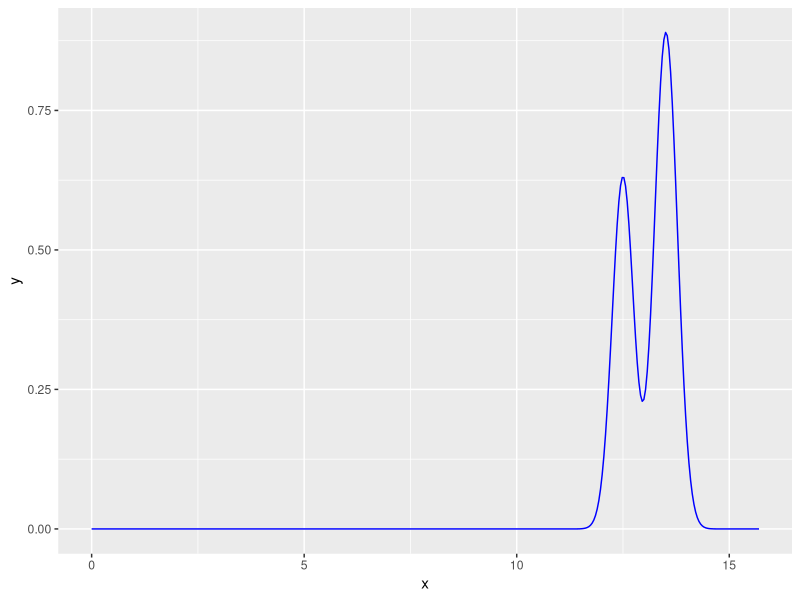
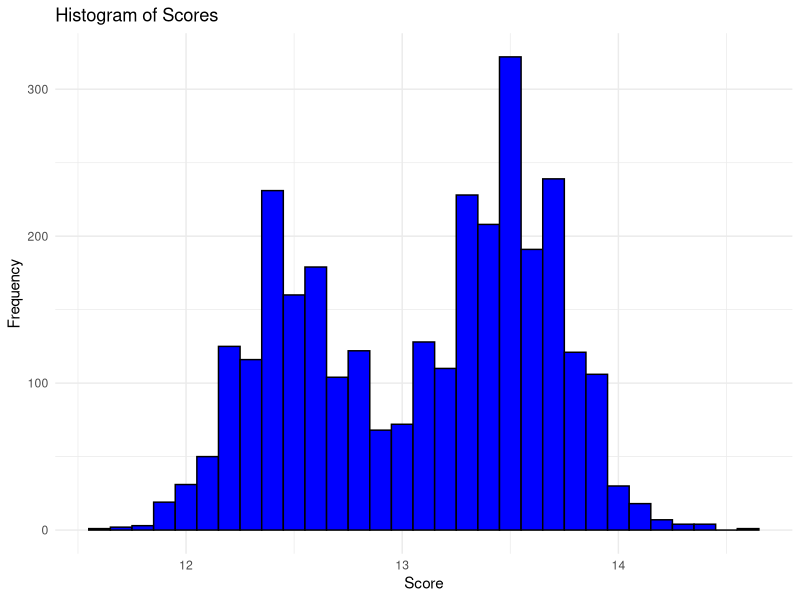

Here is the R script that generated these plots, in order: (Note: a time limit stopped this script after it produced the figures.)
## ---- chunk 1
knitr::opts_chunk$set(echo = TRUE)
## ---- chunk 2
library(tidyverse)
library(data.table)
library(ggplot2)
library(purrr)
library(dplyr)
## ---- chunk 3
## Re-arranged data
data_women_scores_2022_to_2023 <- read.csv("cleaned data/restricted_women_2023.csv") %>% 
  select(Country, FullName, Apparatus, Score) %>% 
  # first, making c(VT, VT1, VT2) all just VT, since they're all the same apparatus, just named different at different competitions
  mutate(Apparatus = ifelse(Apparatus %in% c("VT1", "VT2"), "VT", Apparatus))  %>%
  filter(!is.na(Score) & Score != 0) #dropping all NAs -- ask the team: should we also drop zeros? -> emily said yeah 11.13.2023 7 21pm


# this is the data that will feed into the algo
data_ready_for_algo <- data_women_scores_2022_to_2023 %>%
  group_by(Country, FullName, Apparatus) %>%
  summarise(Scores = list(Score), .groups = 'drop')




## Global Fixed Integers
minBBScoreIn_data_women_scores_2022_to_2023 <- min(data_women_scores_2022_to_2023$Score[data_women_scores_2022_to_2023$Apparatus == "BB"], na.rm = TRUE)
maxBBScoreIn_data_women_scores_2022_to_2023 <- max(data_women_scores_2022_to_2023$Score[data_women_scores_2022_to_2023$Apparatus == "BB"], na.rm = TRUE)

minFXScoreIn_data_women_scores_2022_to_2023 <- min(data_women_scores_2022_to_2023$Score[data_women_scores_2022_to_2023$Apparatus == "FX"], na.rm = TRUE)
maxFXScoreIn_data_women_scores_2022_to_2023 <- max(data_women_scores_2022_to_2023$Score[data_women_scores_2022_to_2023$Apparatus == "FX"], na.rm = TRUE)

minUBScoreIn_data_women_scores_2022_to_2023 <- min(data_women_scores_2022_to_2023$Score[data_women_scores_2022_to_2023$Apparatus == "UB"], na.rm = TRUE)
maxUBScoreIn_data_women_scores_2022_to_2023 <- max(data_women_scores_2022_to_2023$Score[data_women_scores_2022_to_2023$Apparatus == "UB"], na.rm = TRUE)

minVTScoreIn_data_women_scores_2022_to_2023 <- min(data_women_scores_2022_to_2023$Score[data_women_scores_2022_to_2023$Apparatus == "VT"], na.rm = TRUE)
maxVTScoreIn_data_women_scores_2022_to_2023 <- max(data_women_scores_2022_to_2023$Score[data_women_scores_2022_to_2023$Apparatus == "VT"], na.rm = TRUE)


## 2D Table of Global Fixed Integers
minAndMaxScores2DTable <- list(
    BB = list(
        min = minBBScoreIn_data_women_scores_2022_to_2023,
        max = maxBBScoreIn_data_women_scores_2022_to_2023
    ),
    FX = list(
        min = minFXScoreIn_data_women_scores_2022_to_2023,
        max = maxFXScoreIn_data_women_scores_2022_to_2023
    ),
    UB = list(
        min = minUBScoreIn_data_women_scores_2022_to_2023,
        max = maxUBScoreIn_data_women_scores_2022_to_2023
    ),
    VT = list(
        min = minVTScoreIn_data_women_scores_2022_to_2023,
        max = maxVTScoreIn_data_women_scores_2022_to_2023
    )
)


## TO BE FED INTO runOlympicsNTimes
allWomenBBParticipants <- data_ready_for_algo %>%
  select(Country, FullName, Apparatus) %>%
  unique() %>% 
  filter(Apparatus == "BB")

allWomenUBParticipants <- data_ready_for_algo %>%
  select(Country, FullName, Apparatus) %>%
  unique() %>% 
  filter(Apparatus == "UB")

allWomenFXParticipants <- data_ready_for_algo %>%
  select(Country, FullName, Apparatus) %>%
  unique() %>% 
  filter(Apparatus == "FX")

allWomenVTParticipants <- data_ready_for_algo %>%
  select(Country, FullName, Apparatus) %>%
  unique() %>% 
  filter(Apparatus == "VT")

allWomenBBParticipants <- allWomenBBParticipants %>%
  mutate(SimulationResults = lapply(seq_along(FullName), function(x) list()))

allWomenUBParticipants <- allWomenUBParticipants %>%
  mutate(SimulationResults = lapply(seq_along(FullName), function(x) list()))

allWomenFXParticipants <- allWomenFXParticipants %>%
  mutate(SimulationResults = lapply(seq_along(FullName), function(x) list()))

allWomenVTParticipants <- allWomenVTParticipants %>%
  mutate(SimulationResults = lapply(seq_along(FullName), function(x) list()))
## ---- chunk 4
# sanity checking the 2D Table
# minAndMaxScores2DTable$BB$min
## ---- chunk 5
# Helper Function: createProperDataframe
# inputs are: "country code", "Athlete Name", "Apparatus (the two letters, like FX")
# output is a dataframe that is suitable for going in as input into the next step, aka creating estimated kernel densities

createProperDataframe = function(countryCode, athleteName, apparatusInitials){
  dataframeToReturn <- data_ready_for_algo %>% 
    filter(Country == countryCode, FullName == athleteName, Apparatus == apparatusInitials) %>% 
    select(Scores) %>% 
    unnest(Scores) %>% 
    unlist()
  
  apparatus <- apparatusInitials
  
  return(list(dataframeToReturn, apparatus))
}
## ---- chunk 6
# sanity checking function: createProperDataframe
#a = createProperDataframe(countryCode = "AUS", athleteName = "BROWN GEORGIA", apparatusInitials = "FX")
#a

#print(a[[1]])

#a[[2]]

#class(a[[1]]) --> should be "numeric"
#class(a[[2]])

#a[[1]]
## ---- chunk 7
# Helper Function: estimateKernelDensity

# coming up with an estimate kernel density based on the inputs that are:
# 1. output of createProperDataframe = list(properDataframeCreatedForAthleteAndApparatusCombination, apparatus)
# 2. bandwidthValue (the bigger, the "smoother")

# output:
# dataframe of x and y coordinates --> coordinates of the estimated density function

estimateKernelDensity <- function(outputOfCreateProperDataframe, bandwidthValue){
  library(KernSmooth)
  apparatusOfInterestHere = outputOfCreateProperDataframe[[2]]
  kernelLowerLimit = min(minAndMaxScores2DTable$apparatusOfInterestHere$min - 2, 0)
  kernelUpperLimit = max(minAndMaxScores2DTable$apparatusOfInterestHere$max + 2, 15.7)
  
  
  almostToReturn <- bkde(x = outputOfCreateProperDataframe[[1]], kernel = "normal", canonical = FALSE, bandwidth = bandwidthValue, gridsize = 401L, range.x = c(kernelLowerLimit, kernelUpperLimit), truncate = TRUE)
  #range.x = c(kernelLowerLimit, kernelUpperLimit)
  dataframeToReturn <- data.frame(
    x = almostToReturn$x, 
    y = almostToReturn$y
  )
  
  return(dataframeToReturn)
}

## ---- chunk 8
# sanity checking function: estimateKernelDensity
#b = estimateKernelDensity(createProperDataframe(countryCode = "AUS", athleteName = "BROWN GEORGIA", apparatusInitials = "UB"), 0.25)
#b
#class(b)


ggplot() +
  geom_line(data = estimateKernelDensity(createProperDataframe(countryCode = "AUS", athleteName = "BROWN GEORGIA", apparatusInitials = "UB"), 0.25), aes(x, y), color = "blue")
## ---- chunk 9
createCDFfromKDEandDrawONEscore <- function(dataframeReturnedByestimateKernelDensity){
  # Create a CDF from the KDE
  kde_y_cumsum <- cumsum(dataframeReturnedByestimateKernelDensity$y)
  cdf <- kde_y_cumsum / max(kde_y_cumsum)
  
  
  u <- runif(1)  # Generate uniform random number
  sampled_value <- dataframeReturnedByestimateKernelDensity$x[which.min(abs(cdf - u))]
  
  return(sampled_value)
  
  
}
## ---- chunk 10
# sanity checking function: createCDFfromKDEandDrawONEscore
c = createCDFfromKDEandDrawONEscore(estimateKernelDensity(createProperDataframe(countryCode = "AUS", athleteName = "BROWN GEORGIA", apparatusInitials = "UB"), 0.25))
c
class(c)

emptyList <- vector("list", 3000)

for (i in 1:3000) {
  toAdd <- createCDFfromKDEandDrawONEscore(estimateKernelDensity(createProperDataframe(countryCode = "AUS", athleteName = "BROWN GEORGIA", apparatusInitials = "UB"), 0.25))
  emptyList[[i]] <- toAdd
}

emptyListDF <- data.frame(values = unlist(emptyList))

# Creating a histogram with ggplot2
ggplot(emptyListDF, aes(x = values)) +
  geom_histogram(binwidth = 0.1, fill = "blue", color = "black") +
  theme_minimal() +
  labs(title = "Histogram of Scores", x = "Score", y = "Frequency")
## ---- chunk 11
class(allWomenBBParticipants[1, ])

allWomenBBParticipants[1, ]

allWomenBBParticipants[1, ]$Country
allWomenBBParticipants[1, ]$FullName
allWomenBBParticipants[1, ]$Apparatus

class(allWomenBBParticipants[1, ]$Country)
class(allWomenBBParticipants[1, ]$FullName)
class(allWomenBBParticipants[1, ]$Apparatus)


row1 <- allWomenBBParticipants[1, ]$SimulationResults
## ---- chunk 12
# sanity checking inner loop in runOlympicsNTimes

#row1 <- allWomenBBParticipants[1, ]
#    emptyList1 <- vector("list", 1000)
#    for (i in 1:1000) {
#      toAdd <- createCDFfromKDEandDrawONEscore(estimateKernelDensity(createProperDataframe(countryCode = row1$Country, athleteName = row1$FullName, apparatusInitials = row1$Apparatus), 0.25))
#      emptyList1[[i]] <- toAdd
#    }
    
    
    
#emptyList1_df <- data.frame(values = unlist(emptyList1))

# Create a histogram using ggplot
#ggplot(emptyList1_df, aes(x = values)) +
#  geom_histogram(binwidth = 0.1, fill = "blue", color = "black") + # Adjust binwidth as needed
#  theme_minimal() +
#  labs(title = "Histogram of Sampled Scores", x = "Score", y = "Frequency")



#ggplot() +
#  geom_line(data = estimateKernelDensity(createProperDataframe(countryCode = "ALG", athleteName = "NEMOUR KAYLIA", apparatusInitials = "BB"), 0.25), aes(x, y), color = "blue")
## ---- chunk 13
#for (i in 1:nrow(allWomenBBParticipants)) {
#    row <- allWomenBBParticipants[i, ]
#    row$SimulationResults <- make the list length 10
#}


 # setting up SimulationResults Vector for allWomenBBParticipants
#  for (i in 1:nrow(allWomenBBParticipants)) {
#    row <- allWomenBBParticipants[i, ]
#    row$SimulationResults <- vector("list", n)
#  }
## ---- chunk 14
#for (i in 1:nrow(allWomenBBParticipants)) {
#  row <- allWomenBBParticipants[i, ]
#  toAdd <- createCDFfromKDEandDrawONEscore(estimateKernelDensity(createProperDataframe(countryCode = row$Country, athleteName = row$FullName, apparatusInitials = row$Apparatus), 0.25))
#  print(class(allWomenBBParticipants[i, ]$Simulation))
#  print(class(toAdd))
#  print(toAdd)
#      #toAddList <- list(toAdd)
#      #allWomenBBParticipants[i, ]$SimulationResults[[nthOlympic]] <- toAddList
#}
## ---- chunk 15
#allWomenBBParticipants$SimulationResults <- lapply(1:nrow(allWomenBBParticipants), function(x) vector("list", 10))
#allWomenBBParticipants[2, ]$SimulationResults[[1]][[3]] <- 3

## ---- chunk 16
#allWomenBBParticipants$SimulationResults[[i]][[nthOlympic]] <- toAdd
## ---- chunk 17
# OVERALL ALGO: runOlympicsNTimes
# input: n
# uses all sorts of helper functions


runOlympicsNTimes <- function(n, allWomenBBParticipants, allWomenFXParticipants, allWomenUBParticipants, allWomenVTParticipants){
  
 
  
  # 1. running the Women's BB n times
  BBParticipants_copied <- allWomenBBParticipants
  
  BBParticipants_copied$SimulationResults <- lapply(1:nrow(BBParticipants_copied), function(x) vector("list", n))
  for (nthOlympic in 1:n){
    
    # each nthOlympic-iteration of the Olympics, this is filling out the nthOlympic-index of each athlete's SimulationResults vector
    for (i in 1:nrow(BBParticipants_copied)) {
      row <- BBParticipants_copied[i, ]
      toAdd <- createCDFfromKDEandDrawONEscore(estimateKernelDensity(createProperDataframe(countryCode = row$Country, athleteName = row$FullName, apparatusInitials = row$Apparatus), 0.25))
    
      BBParticipants_copied[i, ]$SimulationResults[[1]][[nthOlympic]] <- toAdd
    }
    print(paste(nthOlympic, "th olympic done for Women's BB"))
    
  }
  
  #return(BBParticipants_copied)
  
  
    
    
  
  
  
  
  # 2. running the Women's FX n times
  FXParticipants_copied <- allWomenFXParticipants
  
  FXParticipants_copied$SimulationResults <- lapply(1:nrow(FXParticipants_copied), function(x) vector("list", n))
  for (nthOlympic in 1:n){
    
    # each nthOlympic-iteration of the Olympics, this is filling out the nthOlympic-index of each athlete's SimulationResults vector
    for (i in 1:nrow(FXParticipants_copied)) {
      row <- FXParticipants_copied[i, ]
      toAdd <- createCDFfromKDEandDrawONEscore(estimateKernelDensity(createProperDataframe(countryCode = row$Country, athleteName = row$FullName, apparatusInitials = row$Apparatus), 0.25))
    
      FXParticipants_copied[i, ]$SimulationResults[[1]][[nthOlympic]] <- toAdd
    }
    print(paste(nthOlympic, "th olympic done for Women's FX"))
    
  }
  
  #return(FXParticipants_copied)
  
  
  
  # 3. running the Women's UB n times
  UBParticipants_copied <- allWomenUBParticipants
  
  UBParticipants_copied$SimulationResults <- lapply(1:nrow(UBParticipants_copied), function(x) vector("list", n))
  for (nthOlympic in 1:n){
    
    # each nthOlympic-iteration of the Olympics, this is filling out the nthOlympic-index of each athlete's SimulationResults vector
    for (i in 1:nrow(UBParticipants_copied)) {
      row <- UBParticipants_copied[i, ]
      toAdd <- createCDFfromKDEandDrawONEscore(estimateKernelDensity(createProperDataframe(countryCode = row$Country, athleteName = row$FullName, apparatusInitials = row$Apparatus), 0.25))
    
      UBParticipants_copied[i, ]$SimulationResults[[1]][[nthOlympic]] <- toAdd
    }
    print(paste(nthOlympic, "th olympic done for Women's UB"))
    
  }
  
  #return(UBParticipants_copied)
  
  
  
  
  
  
  
  # 4. running the Women's VT n times
  VTParticipants_copied <- allWomenVTParticipants
  
  VTParticipants_copied$SimulationResults <- lapply(1:nrow(VTParticipants_copied), function(x) vector("list", n))
  for (nthOlympic in 1:n){
    
    # each nthOlympic-iteration of the Olympics, this is filling out the nthOlympic-index of each athlete's SimulationResults vector
    for (i in 1:nrow(VTParticipants_copied)) {
      row <- VTParticipants_copied[i, ]
      toAdd <- createCDFfromKDEandDrawONEscore(estimateKernelDensity(createProperDataframe(countryCode = row$Country, athleteName = row$FullName, apparatusInitials = row$Apparatus), 0.25))
    
      VTParticipants_copied[i, ]$SimulationResults[[1]][[nthOlympic]] <- toAdd
    }
    print(paste(nthOlympic, "th olympic done for Women's VT"))
    
  }
  
  #return(VTParticipants_copied)
  
  
  
  
  # RETURN FOUR DATAFRAMES
  return(list(BBResults = BBParticipants_copied, FXResults = FXParticipants_copied, UBResults = UBParticipants_copied, VTResults = VTParticipants_copied))
  
  
}


## ---- chunk 18
# sanityCheck: runOlympicsNTimes

a = runOlympicsNTimes(100, allWomenBBParticipants, allWomenFXParticipants, allWomenUBParticipants, allWomenVTParticipants)

#a <- a %>% 
#  mutate(mean = sapply(SimulationResults, function(x) mean(unlist(x))))
## ---- chunk 19
aBB <- a$BBResults

aBB <- aBB %>% 
  mutate(mean = sapply(SimulationResults, function(x) mean(unlist(x))))


aUB <- a$UBResults

aUB <- aUB %>% 
  mutate(mean = sapply(SimulationResults, function(x) mean(unlist(x))))


aFX <- a$FXResults

aFX <- aFX %>% 
  mutate(mean = sapply(SimulationResults, function(x) mean(unlist(x))))


aVT <- a$VTResults

aVT <- aVT %>% 
  mutate(mean = sapply(SimulationResults, function(x) mean(unlist(x))))

## ---- chunk 20
BBResults <- aBB

# Convert all list columns in BBResults to character strings
BBResults[] <- lapply(BBResults, function(x) {
  if (is.list(x)) {
    sapply(x, toString)
  } else {
    x
  }
})

# Now save the modified data frame to a CSV file
write.csv(BBResults, file = "BBResults.csv", row.names = FALSE)








UBResults <- aUB

# Convert all list columns in BBResults to character strings
UBResults[] <- lapply(UBResults, function(x) {
  if (is.list(x)) {
    sapply(x, toString)
  } else {
    x
  }
})

# Now save the modified data frame to a CSV file
write.csv(UBResults, file = "UBResults.csv", row.names = FALSE)









FXResults <- aFX

# Convert all list columns in BBResults to character strings
FXResults[] <- lapply(FXResults, function(x) {
  if (is.list(x)) {
    sapply(x, toString)
  } else {
    x
  }
})

# Now save the modified data frame to a CSV file
write.csv(FXResults, file = "FXResults.csv", row.names = FALSE)










VTResults <- aVT

# Convert all list columns in BBResults to character strings
VTResults[] <- lapply(VTResults, function(x) {
  if (is.list(x)) {
    sapply(x, toString)
  } else {
    x
  }
})

# Now save the modified data frame to a CSV file
write.csv(VTResults, file = "VTResults.csv", row.names = FALSE)
